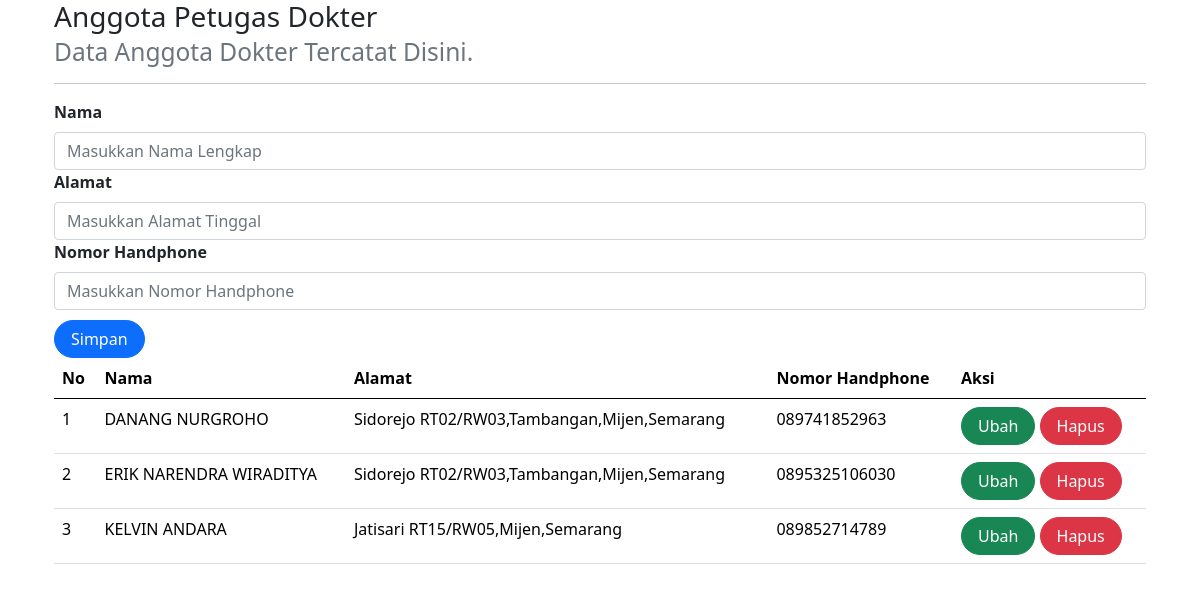
Screenshot of /dokter.php with the database file from the repository.
### tables this page shows
CREATE TABLE `dokter` (
  `id` int(11) UNSIGNED NOT NULL,
  `nama` varchar(255) NOT NULL,
  `alamat` varchar(255) NOT NULL,
  `no_hp` varchar(50) NOT NULL
);

### dokter.php (the view, shortened to what this page needs)
<!DOCTYPE html>
<html lang="en">
<head>
    <link rel="stylesheet" href="assets/css/bootstrap.css">
    <link href="https://cdn.jsdelivr.net/npm/bootstrap@5.0.2/dist/css/bootstrap.min.css"
    rel="stylesheet"
>
</head>
<body>
  <?php
    include_once("koneksi.php");
  ?>
  <div class="container">
    <h3>
      <br>
      <small class="text-muted">
        Data Anggota Dokter Tercatat Disini.
      </small>
    </h3>
    <hr>
    <form class="form row" method="POST" action="" name="myForm" onsubmit="return(validate());">
      <?php
        $nama = '';
        $alamat = '';
        $no_hp = '';
      ?>
      <div class="col-12">
        <label for="inputNama" class="form-label fw-bold">
          Nama
        </label>
        <input type="text" class="form-control" name="nama" id="inputNama" placeholder="Masukkan Nama Lengkap" value="<?php echo $nama ?>">
      </div>
      <div class="col-12">
        <label for="inputAlamat" class="form-label fw-bold">
          Alamat
        </label>
        <input type="text" class="form-control" name="alamat" id="inputAlamat" placeholder="Masukkan Alamat Tinggal" value="<?php echo $alamat ?>">
      </div>
      <div class="col-12">
        <label for="inputNoHp" class="form-label fw-bold">
          Nomor Handphone
        </label>
        <input type="number" class="form-control" name="no_hp" id="inputNoHp" placeholder="Masukkan Nomor Handphone" value="<?php echo $no_hp ?>">
      </div>
      <div class="col">
        <button type="submit" class="btn btn-primary rounded-pill px-3" name="simpan">Simpan</button>
      </div>
    </form>
    <table class="table table-hover">
      <thead>
        <tr>
            <th scope="col">No</th>
            <th scope="col">Nama</th>
            <th scope="col">Alamat</th>
            <th scope="col">Nomor Handphone</th>
            <th scope="col">Aksi</th>
        </tr>
      </thead>
    <?php
      $result = mysqli_query($mysqli, "SELECT * FROM dokter");
      $no = 1;
      while ($data = mysqli_fetch_array($result)) {
    ?>
      <tr>
        <td><?php echo $no++ ?></td>
        <td><?php echo $data['nama'] ?></td>
        <td><?php echo $data['alamat'] ?></td>
        <td><?php echo $data['no_hp'] ?></td>
        <td>
          <a class="btn btn-success rounded-pill px-3" href="index.php?page=dokter&id=<?php echo $data['id'] ?>">Ubah</a>
          <a class="btn btn-danger rounded-pill px-3" href="index.php?page=dokter&id=<?php echo $data['id'] ?>&aksi=hapus">Hapus</a>
        </td>
      </tr>
      <?php
      }
      ?>
    </table>
  </div>
</body>
</html>

### rows the page displays
dokter: nama "DANANG NURGROHO", alamat "Sidorejo RT02/RW03,Tambangan,Mijen,Semarang", no_hp "089741852963"
dokter: nama "ERIK NARENDRA WIRADITYA", alamat "Sidorejo RT02/RW03,Tambangan,Mijen,Semarang", no_hp "0895325106030"
dokter: nama "KELVIN ANDARA", alamat "Jatisari RT15/RW05,Mijen,Semarang", no_hp "089852714789"
